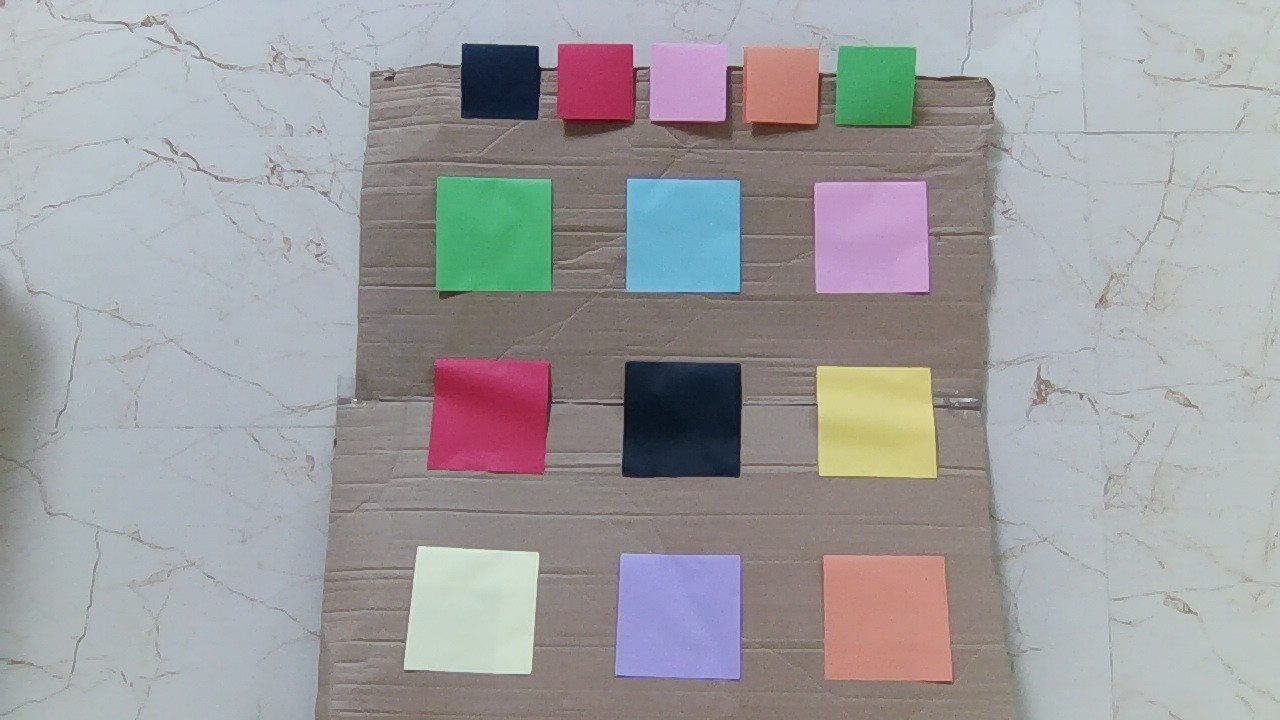
//> input picture ComputerVision/ColorPicker/0.jpg, 1280 x 720 px
$ ./main   (built with g++ and OpenCV 4)
//> lines starting //> are read from the running program, lines starting //| are printed output that depends on the picture; after the words box and inside, x2 and y2 are one past the last pixel; in counts of white or black regions, pixels touching at a corner belong together
#include <opencv2/opencv.hpp>
#include <fstream>

int main ()
{
    cv::Mat img;
    cv::Mat imgHSV, mask;
    img = cv::imread ("../0.jpg");
//> img is the input picture: 720 rows x 1280 cols, CV_8UC3; mean B, G, R 160.2, 157.9, 158.7

    int h_u = 179, h_l = 0, s_u = 255, s_l = 0, v_u = 255, v_l = 0;

    cv::namedWindow ("Track Bar");
    cv::createTrackbar ("Hue Max", "Track Bar", &h_u, 179);
    cv::createTrackbar ("Hue Min", "Track Bar", &h_l, 179);
//> slider 'Hue Min' is set to 35
    cv::createTrackbar ("Saturation Max", "Track Bar", &s_u, 255);
    cv::createTrackbar ("Saturation Min", "Track Bar", &s_l, 255);
//> slider 'Saturation Min' is set to 51
    cv::createTrackbar ("Value Max", "Track Bar", &v_u, 255);
    cv::createTrackbar ("Value Min", "Track Bar", &v_l, 255);
//> slider 'Value Min' is set to 51

    int key = 0;
    std::fstream file ("../ColorRange.txt", std::ios::trunc | std::ios::out);
    while (1)
    {
        cv::cvtColor (img, imgHSV, cv::COLOR_BGR2HSV);
//> imgHSV: 720 rows x 1280 cols, CV_8UC3; mean H, S, V 74.6, 34.1, 170.2
        cv::Scalar lower (h_l, s_l, v_l), upper (h_u, s_u, v_u);
        cv::inRange (imgHSV, lower, upper, mask);
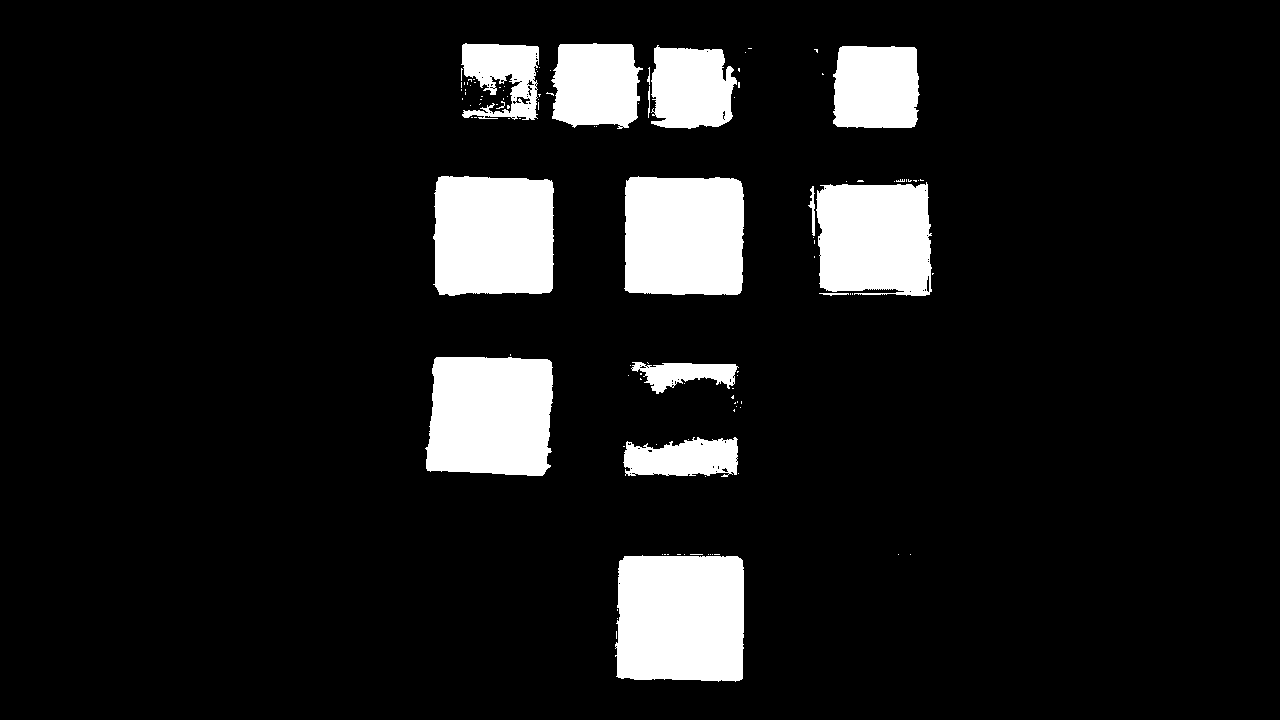
//> mask: 720 rows x 1280 cols, CV_8UC1; 10.6% white; 113 white regions (97 under 20 px), largest, box (x1, y1, x2, y2) and area: (615, 555, 744, 682) 15554, (425, 357, 553, 476) 13856, (624, 176, 744, 295) 13682
        cv::imshow ("HSV", imgHSV);
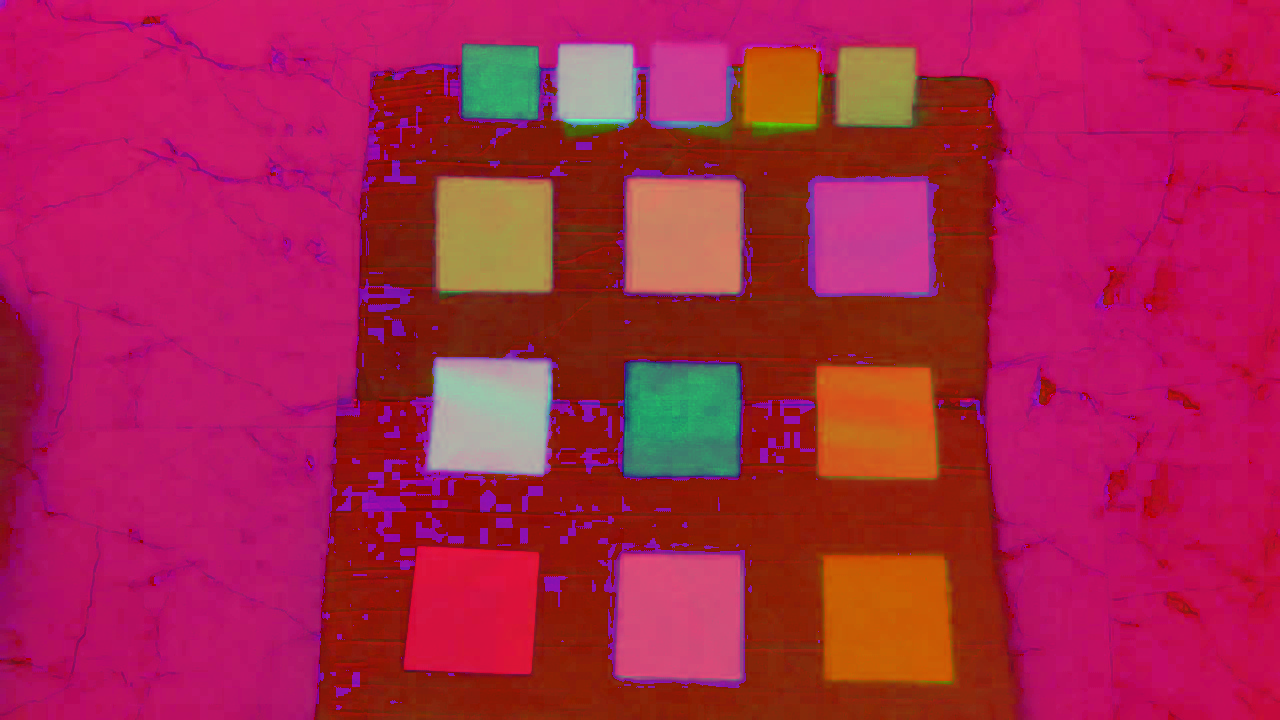
//> window 'HSV': 720 rows x 1280 cols, CV_8UC3; mean B, G, R 74.6, 34.1, 170.2
        cv::imshow ("Mask", mask);
        key = cv::waitKey (20);
//> the Esc key is pressed
        if (key == 27)
        {
            break;
        }
        else if (key == 49)
        {
            file << h_u << '\n' << s_u << '\n' << v_u << '\n';
            file << h_l << '\n' << s_l << '\n' << v_l << '\n' << '\n';
        }


    }
    file.close ();
    return 0;
}
